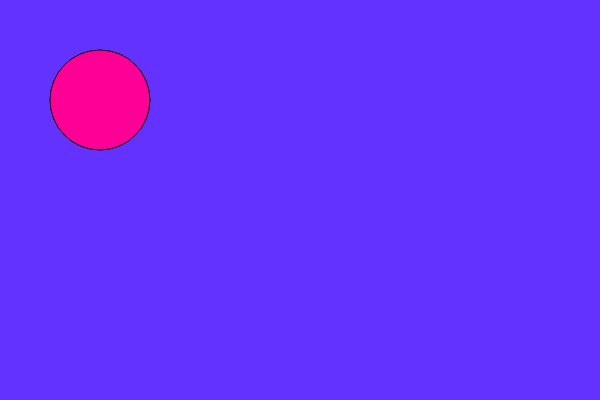
Frame 1 (no input)
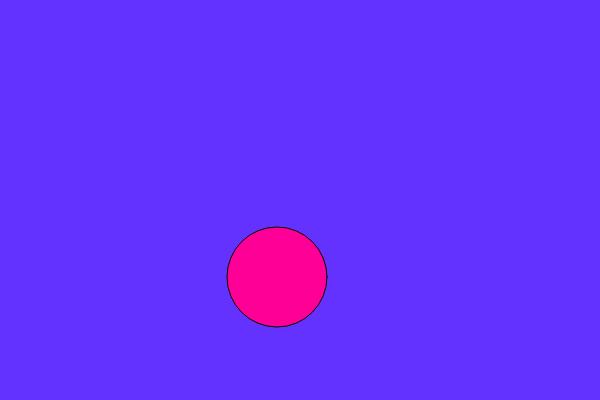
Frame 60 (no input)
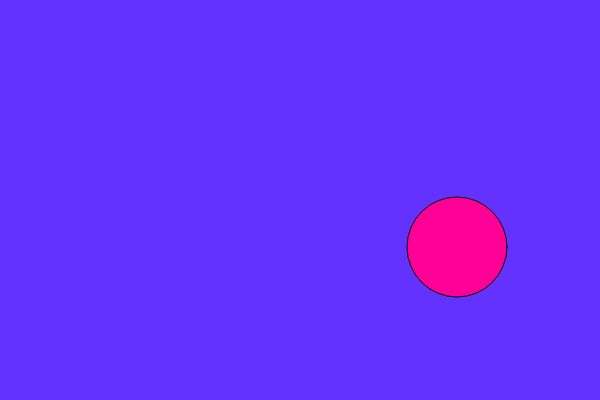
Frame 120 (the mouse pressed at the canvas centre since frame 60)

The p5.js sketch that drew these frames (run headless with seeded random() and noise() and a simulated clock; from frame 60 on, the mouse is pressed at the canvas centre):

// p5.js sketch
// ── sketch.js
let x = 100;      //  X position
let y = 100;      // Y position
let dx = 3;       //  X axis (pixels per frame)
let dy = 3;       // speed on
let r = 50;       // radius ellipse

function setup() {
  createCanvas(600, 400);
}

function draw() {
  background(100, 50, 255);
  fill(255, 0, 150);
  ellipse(x, y, r * 2, r * 2);

  // update position
  x += dx;
  y += dy;

  //  left&right travlling
  if (x + r >= width || x - r <= 10) {
    dx = -dx;
  }

  // top&bottom travlling
  if (y + r >= height || y - r <= 10) {
    dy = -dy;
  }
}
